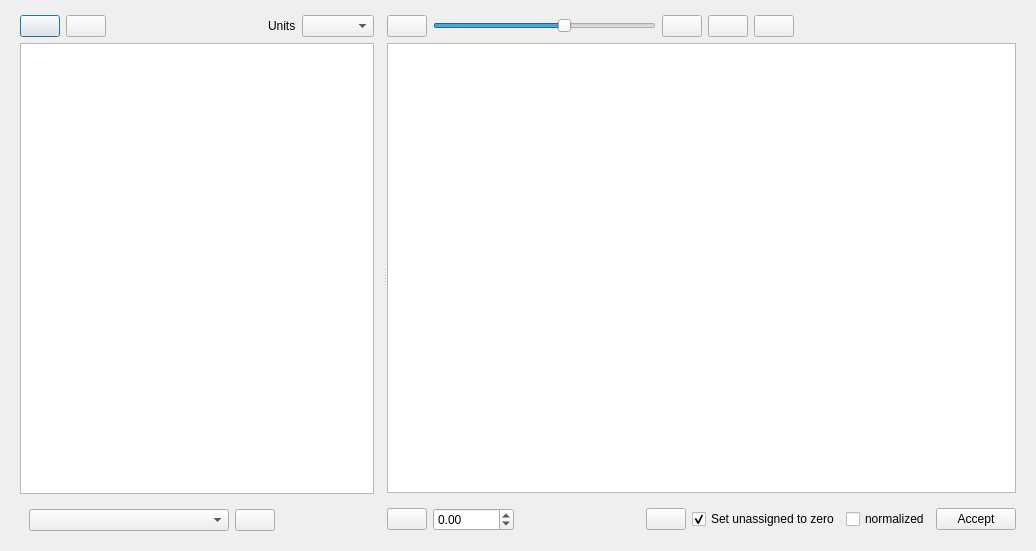
<?xml version="1.0" encoding="UTF-8"?>
<ui version="4.0">
 <class>Dialog</class>
 <widget class="QDialog" name="Dialog">
  <property name="geometry">
   <rect>
    <x>0</x>
    <y>0</y>
    <width>1036</width>
    <height>551</height>
   </rect>
  </property>
  <property name="windowTitle">
   <string>Dialog</string>
  </property>
  <layout class="QVBoxLayout" name="verticalLayout">
   <item>
    <widget class="QSplitter" name="splitter">
     <property name="orientation">
      <enum>Qt::Orientation::Horizontal</enum>
     </property>
     <widget class="QFrame" name="frame_4">
      <property name="frameShape">
       <enum>QFrame::Shape::NoFrame</enum>
      </property>
      <property name="frameShadow">
       <enum>QFrame::Shadow::Raised</enum>
      </property>
      <layout class="QVBoxLayout" name="verticalLayout_5">
       <property name="topMargin">
        <number>0</number>
       </property>
       <property name="bottomMargin">
        <number>0</number>
       </property>
       <item>
        <widget class="QFrame" name="frame">
         <property name="maximumSize">
          <size>
           <width>16777215</width>
           <height>40</height>
          </size>
         </property>
         <property name="frameShape">
          <enum>QFrame::Shape::NoFrame</enum>
         </property>
         <property name="frameShadow">
          <enum>QFrame::Shadow::Raised</enum>
         </property>
         <layout class="QHBoxLayout" name="horizontalLayout_5">
          <property name="leftMargin">
           <number>0</number>
          </property>
          <property name="topMargin">
           <number>4</number>
          </property>
          <property name="rightMargin">
           <number>0</number>
          </property>
          <property name="bottomMargin">
           <number>0</number>
          </property>
          <item>
           <widget class="QPushButton" name="open_button">
            <property name="toolTip">
             <string>Import file</string>
            </property>
            <property name="text">
             <string/>
            </property>
            <property name="icon">
             <iconset resource="icons.qrc">
              <normaloff>:/Icons/icons/import_profiles.png</normaloff>:/Icons/icons/import_profiles.png</iconset>
            </property>
           </widget>
          </item>
          <item>
           <widget class="QPushButton" name="plotButton">
            <property name="toolTip">
             <string>Plot selected profile</string>
            </property>
            <property name="text">
             <string/>
            </property>
            <property name="icon">
             <iconset resource="icons.qrc">
              <normaloff>:/Icons/icons/plot.png</normaloff>:/Icons/icons/plot.png</iconset>
            </property>
           </widget>
          </item>
          <item>
           <spacer name="horizontalSpacer_2">
            <property name="orientation">
             <enum>Qt::Orientation::Horizontal</enum>
            </property>
            <property name="sizeHint" stdset="0">
             <size>
              <width>40</width>
              <height>20</height>
             </size>
            </property>
           </spacer>
          </item>
          <item>
           <widget class="QLabel" name="label_5">
            <property name="text">
             <string>Units</string>
            </property>
           </widget>
          </item>
          <item>
           <widget class="QComboBox" name="units_combobox"/>
          </item>
         </layout>
        </widget>
       </item>
       <item>
        <widget class="QListView" name="sources_list"/>
       </item>
       <item>
        <widget class="QFrame" name="frame_2">
         <property name="frameShape">
          <enum>QFrame::Shape::NoFrame</enum>
         </property>
         <property name="frameShadow">
          <enum>QFrame::Shadow::Raised</enum>
         </property>
         <layout class="QHBoxLayout" name="horizontalLayout_3">
          <item>
           <widget class="QComboBox" name="nameTransformationComboBox">
            <property name="minimumSize">
             <size>
              <width>200</width>
              <height>0</height>
             </size>
            </property>
           </widget>
          </item>
          <item>
           <widget class="QPushButton" name="transformNamesPushButton">
            <property name="toolTip">
             <string>Transform the input profile names</string>
            </property>
            <property name="text">
             <string/>
            </property>
            <property name="icon">
             <iconset resource="icons.qrc">
              <normaloff>:/Icons/icons/transform.png</normaloff>:/Icons/icons/transform.png</iconset>
            </property>
           </widget>
          </item>
          <item>
           <spacer name="horizontalSpacer">
            <property name="orientation">
             <enum>Qt::Orientation::Horizontal</enum>
            </property>
            <property name="sizeHint" stdset="0">
             <size>
              <width>40</width>
              <height>20</height>
             </size>
            </property>
           </spacer>
          </item>
         </layout>
        </widget>
       </item>
      </layout>
     </widget>
     <widget class="QFrame" name="frame_6">
      <property name="frameShape">
       <enum>QFrame::Shape::NoFrame</enum>
      </property>
      <property name="frameShadow">
       <enum>QFrame::Shadow::Raised</enum>
      </property>
      <layout class="QVBoxLayout" name="verticalLayout_3">
       <property name="leftMargin">
        <number>0</number>
       </property>
       <property name="topMargin">
        <number>0</number>
       </property>
       <property name="rightMargin">
        <number>9</number>
       </property>
       <item>
        <widget class="QFrame" name="frame_10">
         <property name="maximumSize">
          <size>
           <width>16777215</width>
           <height>40</height>
          </size>
         </property>
         <property name="frameShape">
          <enum>QFrame::Shape::NoFrame</enum>
         </property>
         <property name="frameShadow">
          <enum>QFrame::Shadow::Raised</enum>
         </property>
         <layout class="QHBoxLayout" name="horizontalLayout_7">
          <property name="leftMargin">
           <number>0</number>
          </property>
          <property name="topMargin">
           <number>4</number>
          </property>
          <property name="rightMargin">
           <number>0</number>
          </property>
          <property name="bottomMargin">
           <number>0</number>
          </property>
          <item>
           <widget class="QPushButton" name="autolink_button">
            <property name="toolTip">
             <string>Automatic link profiles to objects based on their name</string>
            </property>
            <property name="text">
             <string/>
            </property>
            <property name="icon">
             <iconset resource="icons.qrc">
              <normaloff>:/Icons/icons/auto-link.png</normaloff>:/Icons/icons/auto-link.png</iconset>
            </property>
           </widget>
          </item>
          <item>
           <widget class="QSlider" name="autolink_slider">
            <property name="toolTip">
             <string>Auto-link string simmilarity</string>
            </property>
            <property name="minimum">
             <number>1</number>
            </property>
            <property name="maximum">
             <number>100</number>
            </property>
            <property name="value">
             <number>60</number>
            </property>
            <property name="orientation">
             <enum>Qt::Orientation::Horizontal</enum>
            </property>
           </widget>
          </item>
          <item>
           <widget class="QPushButton" name="rnd_link_pushButton">
            <property name="toolTip">
             <string>Random-link profiles and objects</string>
            </property>
            <property name="text">
             <string/>
            </property>
            <property name="icon">
             <iconset resource="icons.qrc">
              <normaloff>:/Icons/icons/auto-link-rnd.png</normaloff>:/Icons/icons/auto-link-rnd.png</iconset>
            </property>
           </widget>
          </item>
          <item>
           <widget class="QPushButton" name="assign_to_all_pushButton">
            <property name="toolTip">
             <string>Assign profile to all objects</string>
            </property>
            <property name="text">
             <string/>
            </property>
            <property name="icon">
             <iconset resource="icons.qrc">
              <normaloff>:/Icons/icons/link-to-all.png</normaloff>:/Icons/icons/link-to-all.png</iconset>
            </property>
           </widget>
          </item>
          <item>
           <widget class="QPushButton" name="assign_to_selection_pushButton">
            <property name="toolTip">
             <string>Assign profile to object selection</string>
            </property>
            <property name="text">
             <string/>
            </property>
            <property name="icon">
             <iconset resource="icons.qrc">
              <normaloff>:/Icons/icons/link-to-selection.png</normaloff>:/Icons/icons/link-to-selection.png</iconset>
            </property>
           </widget>
          </item>
          <item>
           <spacer name="horizontalSpacer_4">
            <property name="orientation">
             <enum>Qt::Orientation::Horizontal</enum>
            </property>
            <property name="sizeHint" stdset="0">
             <size>
              <width>40</width>
              <height>20</height>
             </size>
            </property>
           </spacer>
          </item>
         </layout>
        </widget>
       </item>
       <item>
        <widget class="QTableView" name="assignation_table"/>
       </item>
       <item>
        <widget class="QFrame" name="frame_9">
         <property name="frameShape">
          <enum>QFrame::Shape::NoFrame</enum>
         </property>
         <property name="frameShadow">
          <enum>QFrame::Shadow::Raised</enum>
         </property>
         <layout class="QGridLayout" name="gridLayout">
          <property name="leftMargin">
           <number>0</number>
          </property>
          <property name="rightMargin">
           <number>0</number>
          </property>
          <property name="bottomMargin">
           <number>0</number>
          </property>
          <item row="0" column="0">
           <widget class="QPushButton" name="set_multiplier_button">
            <property name="toolTip">
             <string>Set multiplier</string>
            </property>
            <property name="text">
             <string/>
            </property>
            <property name="icon">
             <iconset resource="icons.qrc">
              <normaloff>:/Icons/icons/multiply.png</normaloff>:/Icons/icons/multiply.png</iconset>
            </property>
           </widget>
          </item>
          <item row="0" column="5">
           <widget class="QCheckBox" name="setUnassignedToZeroCheckBox">
            <property name="statusTip">
             <string>The profiles for the unassigned objects are set to zero, otherwise they are not set and they remain the default value form the snapshot</string>
            </property>
            <property name="text">
             <string>Set unassigned to zero</string>
            </property>
            <property name="checked">
             <bool>true</bool>
            </property>
           </widget>
          </item>
          <item row="0" column="3">
           <spacer name="horizontalSpacer_3">
            <property name="orientation">
             <enum>Qt::Orientation::Horizontal</enum>
            </property>
            <property name="sizeHint" stdset="0">
             <size>
              <width>40</width>
              <height>20</height>
             </size>
            </property>
           </spacer>
          </item>
          <item row="0" column="6">
           <widget class="QCheckBox" name="normalized_checkBox">
            <property name="toolTip">
             <string>Check if you want the profiles to be normalized on the base object property</string>
            </property>
            <property name="text">
             <string>normalized</string>
            </property>
           </widget>
          </item>
          <item row="0" column="1">
           <widget class="QDoubleSpinBox" name="multSpinBox">
            <property name="minimum">
             <double>-99999.000000000000000</double>
            </property>
            <property name="maximum">
             <double>99999.000000000000000</double>
            </property>
           </widget>
          </item>
          <item row="0" column="7">
           <widget class="QPushButton" name="doit_button">
            <property name="toolTip">
             <string>Do it!</string>
            </property>
            <property name="statusTip">
             <string/>
            </property>
            <property name="text">
             <string>Accept</string>
            </property>
            <property name="icon">
             <iconset resource="icons.qrc">
              <normaloff>:/Icons/icons/gear.png</normaloff>:/Icons/icons/gear.png</iconset>
            </property>
           </widget>
          </item>
          <item row="0" column="4">
           <widget class="QPushButton" name="clear_selection_button">
            <property name="toolTip">
             <string>Clear selection</string>
            </property>
            <property name="text">
             <string/>
            </property>
            <property name="icon">
             <iconset resource="icons.qrc">
              <normaloff>:/Icons/icons/clear_runs.png</normaloff>:/Icons/icons/clear_runs.png</iconset>
            </property>
           </widget>
          </item>
         </layout>
        </widget>
       </item>
      </layout>
     </widget>
    </widget>
   </item>
  </layout>
 </widget>
 <resources>
  <include location="icons.qrc"/>
 </resources>
 <connections/>
</ui>
